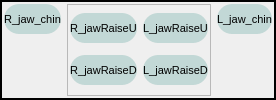
              <widget class="QFrame" name="frame_16">
               <property name="frameShape">
                <enum>QFrame::WinPanel</enum>
               </property>
               <property name="frameShadow">
                <enum>QFrame::Plain</enum>
               </property>
               <layout class="QGridLayout" name="gridLayout_8">
                <property name="leftMargin">
                 <number>2</number>
                </property>
                <property name="topMargin">
                 <number>2</number>
                </property>
                <property name="rightMargin">
                 <number>2</number>
                </property>
                <property name="bottomMargin">
                 <number>2</number>
                </property>
                <item row="0" column="2">
                 <widget class="QPushButton" name="CTRL_L_jaw_chinCompress">
                  <property name="minimumSize">
                   <size>
                    <width>30</width>
                    <height>30</height>
                   </size>
                  </property>
                  <property name="font">
                   <font>
                    <pointsize>8</pointsize>
                    <weight>50</weight>
                    <bold>false</bold>
                   </font>
                  </property>
                  <property name="styleSheet">
                   <string notr="true">QPushButton{
background-color: rgba(165, 200, 198, 155);
border-style: outset;
border-width: 0px;
border-radius: 15px;
border-color: red;
}
QPushButton:hover{
background-color:rgba(0,0,200,60); 
color: black;}
QPushButton:checked{
background-color: rgba(0,255, 0 ,200);
border-style: inset; }

</string>
                  </property>
                  <property name="text">
                   <string>L_jaw_chin</string>
                  </property>
                 </widget>
                </item>
                <item row="0" column="0">
                 <widget class="QPushButton" name="CTRL_R_jaw_chinCompress">
                  <property name="minimumSize">
                   <size>
                    <width>30</width>
                    <height>30</height>
                   </size>
                  </property>
                  <property name="font">
                   <font>
                    <pointsize>8</pointsize>
                    <weight>50</weight>
                    <bold>false</bold>
                   </font>
                  </property>
                  <property name="styleSheet">
                   <string notr="true">QPushButton{
background-color: rgba(165, 200, 198, 155);
border-style: outset;
border-width: 0px;
border-radius: 15px;
border-color: red;
}
QPushButton:hover{
background-color:rgba(0,0,200,60); 
color: black;}
QPushButton:checked{
background-color: rgba(0,255, 0 ,200);
border-style: inset; }

</string>
                  </property>
                  <property name="text">
                   <string>R_jaw_chin</string>
                  </property>
                 </widget>
                </item>
                <item row="0" column="1" rowspan="2">
                 <widget class="QFrame" name="frame_18">
                  <property name="frameShape">
                   <enum>QFrame::StyledPanel</enum>
                  </property>
                  <property name="frameShadow">
                   <enum>QFrame::Plain</enum>
                  </property>
                  <layout class="QGridLayout" name="gridLayout_10">
                   <property name="leftMargin">
                    <number>2</number>
                   </property>
                   <property name="topMargin">
                    <number>2</number>
                   </property>
                   <property name="rightMargin">
                    <number>2</number>
                   </property>
                   <property name="bottomMargin">
                    <number>2</number>
                   </property>
                   <item row="0" column="0">
                    <widget class="QPushButton" name="CTRL_R_jaw_ChinRaiseU">
                     <property name="minimumSize">
                      <size>
                       <width>30</width>
                       <height>30</height>
                      </size>
                     </property>
                     <property name="font">
                      <font>
                       <pointsize>8</pointsize>
                       <weight>50</weight>
                       <bold>false</bold>
                      </font>
                     </property>
                     <property name="styleSheet">
                      <string notr="true">QPushButton{
background-color: rgba(165, 200, 198, 155);
border-style: outset;
border-width: 0px;
border-radius: 15px;
border-color: red;
}
QPushButton:hover{
background-color:rgba(0,0,200,60); 
color: black;}
QPushButton:checked{
background-color: rgba(0,255, 0 ,200);
border-style: inset; }

</string>
                     </property>
                     <property name="text">
                      <string>R_jawRaiseU</string>
                     </property>
                    </widget>
                   </item>
                   <item row="0" column="1">
                    <widget class="QPushButton" name="CTRL_L_jaw_ChinRaiseU">
                     <property name="minimumSize">
                      <size>
                       <width>30</width>
                       <height>30</height>
                      </size>
                     </property>
                     <property name="font">
                      <font>
                       <pointsize>8</pointsize>
                       <weight>50</weight>
                       <bold>false</bold>
                      </font>
                     </property>
                     <property name="styleSheet">
                      <string notr="true">QPushButton{
background-color: rgba(165, 200, 198, 155);
border-style: outset;
border-width: 0px;
border-radius: 15px;
border-color: red;
}
QPushButton:hover{
background-color:rgba(0,0,200,60); 
color: black;}
QPushButton:checked{
background-color: rgba(0,255, 0 ,200);
border-style: inset; }

</string>
                     </property>
                     <property name="text">
                      <string>L_jawRaiseU</string>
                     </property>
                    </widget>
                   </item>
                   <item row="1" column="0">
                    <widget class="QPushButton" name="CTRL_R_jaw_ChinRaiseD">
                     <property name="minimumSize">
                      <size>
                       <width>30</width>
                       <height>30</height>
                      </size>
                     </property>
                     <property name="font">
                      <font>
                       <pointsize>8</pointsize>
                       <weight>50</weight>
                       <bold>false</bold>
                      </font>
                     </property>
                     <property name="styleSheet">
                      <string notr="true">QPushButton{
background-color: rgba(165, 200, 198, 155);
border-style: outset;
border-width: 0px;
border-radius: 15px;
border-color: red;
}
QPushButton:hover{
background-color:rgba(0,0,200,60); 
color: black;}
QPushButton:checked{
background-color: rgba(0,255, 0 ,200);
border-style: inset; }

</string>
                     </property>
                     <property name="text">
                      <string>R_jawRaiseD</string>
                     </property>
                    </widget>
                   </item>
                   <item row="1" column="1">
                    <widget class="QPushButton" name="CTRL_L_jaw_ChinRaiseD">
                     <property name="minimumSize">
                      <size>
                       <width>30</width>
                       <height>30</height>
                      </size>
                     </property>
                     <property name="font">
                      <font>
                       <pointsize>8</pointsize>
                       <weight>50</weight>
                       <bold>false</bold>
                      </font>
                     </property>
                     <property name="styleSheet">
                      <string notr="true">QPushButton{
background-color: rgba(165, 200, 198, 155);
border-style: outset;
border-width: 0px;
border-radius: 15px;
border-color: red;
}
QPushButton:hover{
background-color:rgba(0,0,200,60); 
color: black;}
QPushButton:checked{
background-color: rgba(0,255, 0 ,200);
border-style: inset; }

</string>
                     </property>
                     <property name="text">
                      <string>L_jawRaiseD</string>
                     </property>
                    </widget>
                   </item>
                  </layout>
                 </widget>
                </item>
               </layout>
              </widget>
